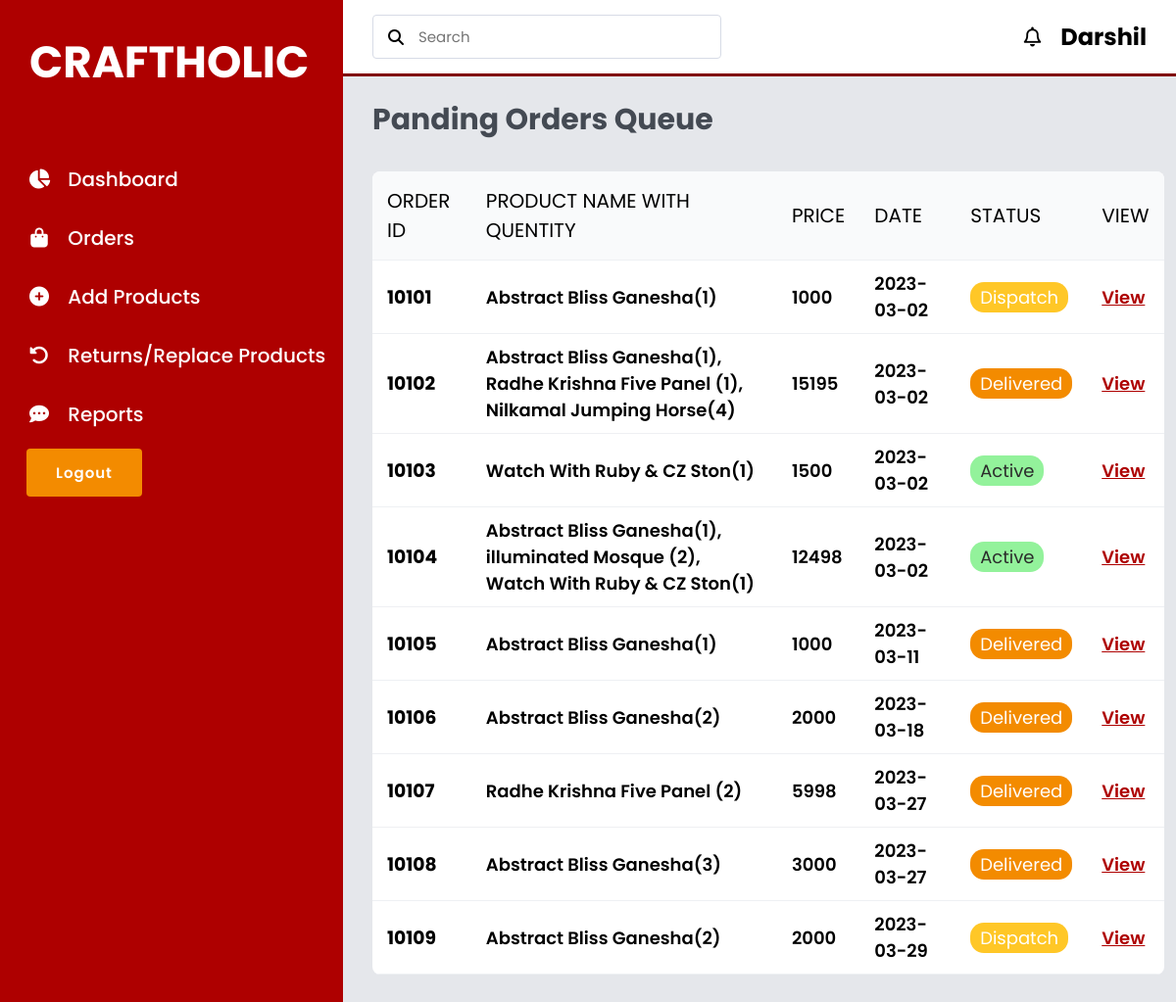
Page /Admin/Admin-orders.php (signed in) on the committed database.
### tables this page shows
CREATE TABLE `shippingaddress` (
  `sa_id` bigint(5) NOT NULL,
  `Date` date NOT NULL,
  `Status` varchar(10) NOT NULL,
  `Name` varchar(50) NOT NULL,
  `Number` int(10) NOT NULL,
  `Email` varchar(35) NOT NULL,
  `Method` varchar(10) NOT NULL,
  `Flat` varchar(20) NOT NULL,
  `Street` varchar(20) NOT NULL,
  `City` varchar(25) NOT NULL,
  `State` varchar(30) NOT NULL,
  `Country` varchar(10) NOT NULL,
  `Pincode` int(6) NOT NULL,
  `Totalproducts` varchar(255) NOT NULL,
  `TotalPrice` int(255) NOT NULL
);

### Admin/Admin-orders.php (the view, shortened to what this page needs)
<?php
include("../Includes/Connection.php");
?>
<!DOCTYPE html>
<html lang="en">
<head>
    <link rel="stylesheet" href="../CSS/Admin.css">
    <link rel="stylesheet" href="https://cdnjs.cloudflare.com/ajax/libs/font-awesome/6.2.0/css/all.min.css">
</head>
<body>
    <?php include('IncludesAdmin/Menu.php'); ?>
    <section id="InterFace">
        <div class="Navigation">
            <div class="N1">
                <div class="Search">
                    <i class="fa-solid fa-search"></i>
                    <input type="text" placeholder="Search" id="">
                </div>
            </div>
            <div class="Profile">
                <i class="fa-solid fa-bell"></i>
                <h2><?php
                    if ($_SESSION['AdminLoginID']) {
                        echo $_SESSION['AdminLoginID'];
                    }
                    ?>
                </h2>
            </div>
        </div>
        <h3 class="I-name-2 order-I-Name-2">
            Panding Orders Queue
        </h3>
        <div class="Board">
            <table width="100%">
                <thead>
                    <tr>
                        <td>Order id</td>
                        <td>Product Name with Quentity</td>
                        <td>Price</td>
                        <td>Date</td>
                        <td>Status</td>
                        <td>View</td>
                    </tr>
                </thead>
                <?php
                $Select_Orders = mysqli_query($conn, "SELECT * FROM `shippingaddress`");
                if (mysqli_num_rows($Select_Orders) > 0) {
                    while ($row = mysqli_fetch_assoc($Select_Orders)) {
                ?>
                        <tbody>
                            <tr>
                                <td class="product-ID">
                                    <h3><?php echo $row['sa_id']; ?></h3>
                                </td>
                                <td class="Product-name">
                                    <h5><?php echo $row['Totalproducts']; ?></h5>
                                </td>
                                <td class="Price">
                                    <h5><?php echo $row['TotalPrice']; ?></h5>
                                </td>
                                <td class="Date">
                                    <h5><?php echo $row['Date']; ?></h5>
                                </td>
                                <td class="Active">
                                    <?php
                                    if ($row['Status'] == 'Active') {
                                        echo '  <p style="  background: #93f29b;
                                            padding: 2px 10px;
                                            display: inline-block;
                                            border-radius: 14px;
                                            color: #2b2b2b;">' . $row['Status'] . '</p>';
                                    } elseif ($row['Status'] == 'Dispatch') {
                                        echo '  <p style="  background: #ffc727;
                                            padding: 2px 10px;
                                            display: inline-block;
                                            border-radius: 14px;
                                            color: #FFF;">' . $row['Status'] . '</p>';
                                    } else {
                                        echo '  <p style="  background: #f38b00;
                                        padding: 2px 10px;
                                        display: inline-block;
                                        border-radius: 14px;
                                        color: #FFF;">' . $row['Status'] . '</p>';
                                    }
                                    ?>
                                </td>
                                <form action="OrderDetails.php" method="get">
                                    <td class="Edit">
                                        <a href="OrderDetails.php?Order_id=<?php echo $row['sa_id']; ?>">View</a>
                                    </td>
                                </form>
                            </tr>
                        </tbody>
                <?php
                    }
                }
                ?>
            </table>
        </div>
    </section>
</body>
</html>

### CSS/Admin.css (style rules this page uses)
* { margin: 0; padding: 0; box-sizing: border-box; text-decoration: none; font-family: 'Poppins', sans-serif; }
body { width: 100%; background: #e5e7eb; position: relative; display: flex; }
:root { --black: black; --maroon: maroon; --light-maroon: #AE0000; --Tangerine: #f38b00; --light-color: #666; --box-shadow: 0 .3rem 0.5rem rgba(0, 0, 0.1); --border: 2rem solid rgba(0, 0, 0.1); --outline: .1rem solid rgba(0, 0, 0.1); --padding: 40px 80px; --margin: 40px 0; }
#InterFace { width: calc(100% - 350px); margin-left: 350px; position: relative; }
#InterFace .Navigation { display: flex; align-items: center; justify-content: space-between; background: #fff; padding: 15px 30px; border-bottom: 3px solid var(--maroon); position: fixed; width: calc(100% - 350px); }
#InterFace .Navigation .Search { display: flex; justify-content: flex-start; align-items: center; padding: 10px 15px; border: 1px solid #d7dbe6; border-radius: 4px; }
#InterFace .Navigation .Search i { margin-right: 15px; }
#InterFace .Navigation .Search input { border: none; outline: none; font-size: 15px; }
#InterFace .Navigation .Profile { display: flex; justify-content: flex-start; align-items: center; }
#InterFace .Navigation .Profile i { margin-right: 20px; font-size: 20px; font-weight: 400; cursor: pointer; }
.N1 { display: flex; justify-content: flex-start; align-items: center; }
.I-name-2 { color: #444a53; padding: 30px 30px 0 30px; font-size: 30px; font-weight: 700; }
.order-I-Name-2 { margin-top: 70px; }
.Board { width: 95%; margin: 30px 0 30px 30px; overflow: auto; background-color: #fff; border-radius: 8px; }
thead td { font-size: 20px; text-transform: uppercase; font-weight: 400; background: #f9fafb; text-align: start; padding: 15px; }
tbody tr td { padding: 10px 15px; }
.Edit a, .Remove a { text-decoration: underline; font-size: 18px; color: var(--light-maroon); font-weight: 600; }
.Board h5 { font-weight: 600; font-size: 18px; text-align: start; }
.Board p { font-weight: 400; font-size: 18px; }
table { border-collapse: collapse; }
tr { border-bottom: 1px solid #eef0f3; }

### rows in the picture
shippingaddress: sa_id "10101", Totalproducts "Abstract Bliss Ganesha(1)", TotalPrice "1000", Date "2023-03-02", Status "Dispatch"
shippingaddress: sa_id "10102", Totalproducts "Abstract Bliss Ganesha(1), Radhe Krishna Five Panel (1), Nilkamal Jumping Horse(4)", TotalPrice "15195", Date "2023-03-02", Status "Delivered"
shippingaddress: sa_id "10103", Totalproducts "Watch With Ruby & CZ Ston(1)", TotalPrice "1500", Date "2023-03-02", Status "Active"
shippingaddress: sa_id "10104", Totalproducts "Abstract Bliss Ganesha(1), illuminated Mosque (2), Watch With Ruby & CZ Ston(1)", TotalPrice "12498", Date "2023-03-02", Status "Active"
shippingaddress: sa_id "10105", Totalproducts "Abstract Bliss Ganesha(1)", TotalPrice "1000", Date "2023-03-11", Status "Delivered"
shippingaddress: sa_id "10106", Totalproducts "Abstract Bliss Ganesha(2)", TotalPrice "2000", Date "2023-03-18", Status "Delivered"
shippingaddress: sa_id "10107", Totalproducts "Radhe Krishna Five Panel (2)", TotalPrice "5998", Date "2023-03-27", Status "Delivered"
shippingaddress: sa_id "10108", Totalproducts "Abstract Bliss Ganesha(3)", TotalPrice "3000", Date "2023-03-27", Status "Delivered"
shippingaddress: sa_id "10109", Totalproducts "Abstract Bliss Ganesha(2)", TotalPrice "2000", Date "2023-03-29", Status "Dispatch"

### other values in the picture
$_SESSION['AdminLoginID'] "Darshil"
